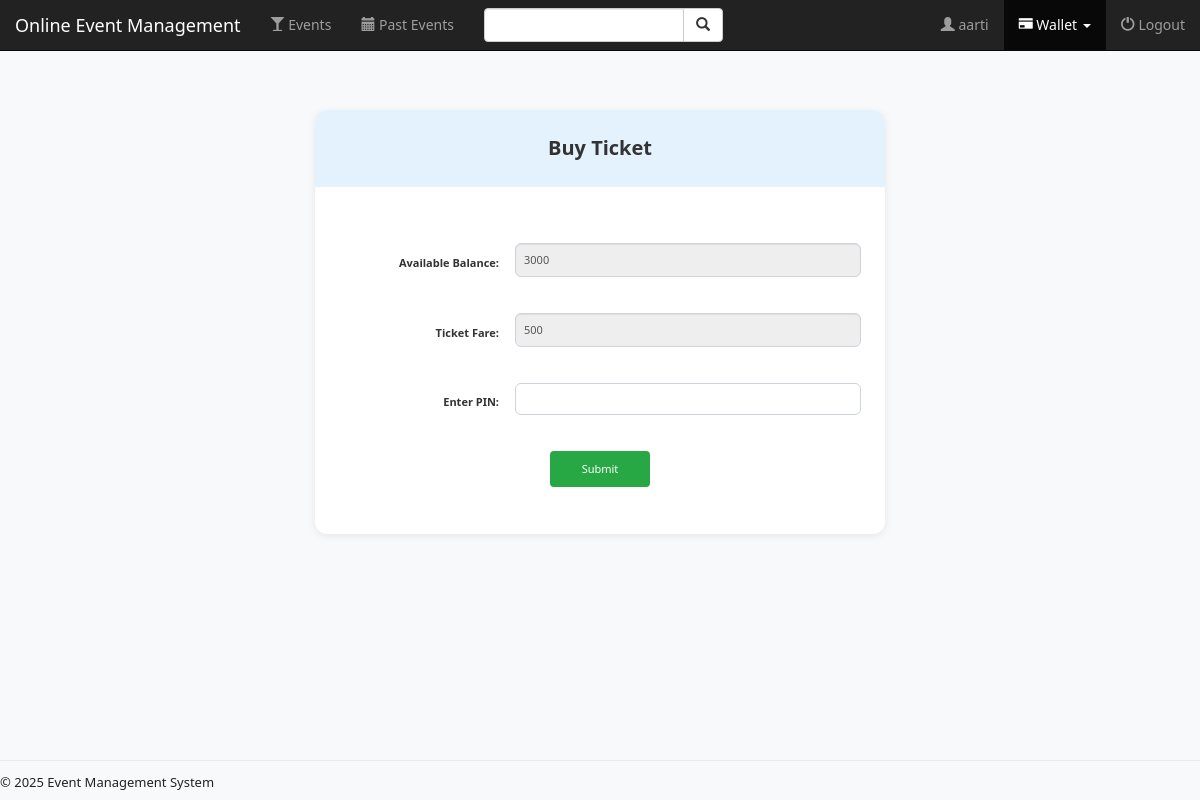
The app's page /event/buy_ticket/1/ (signed in), older data.
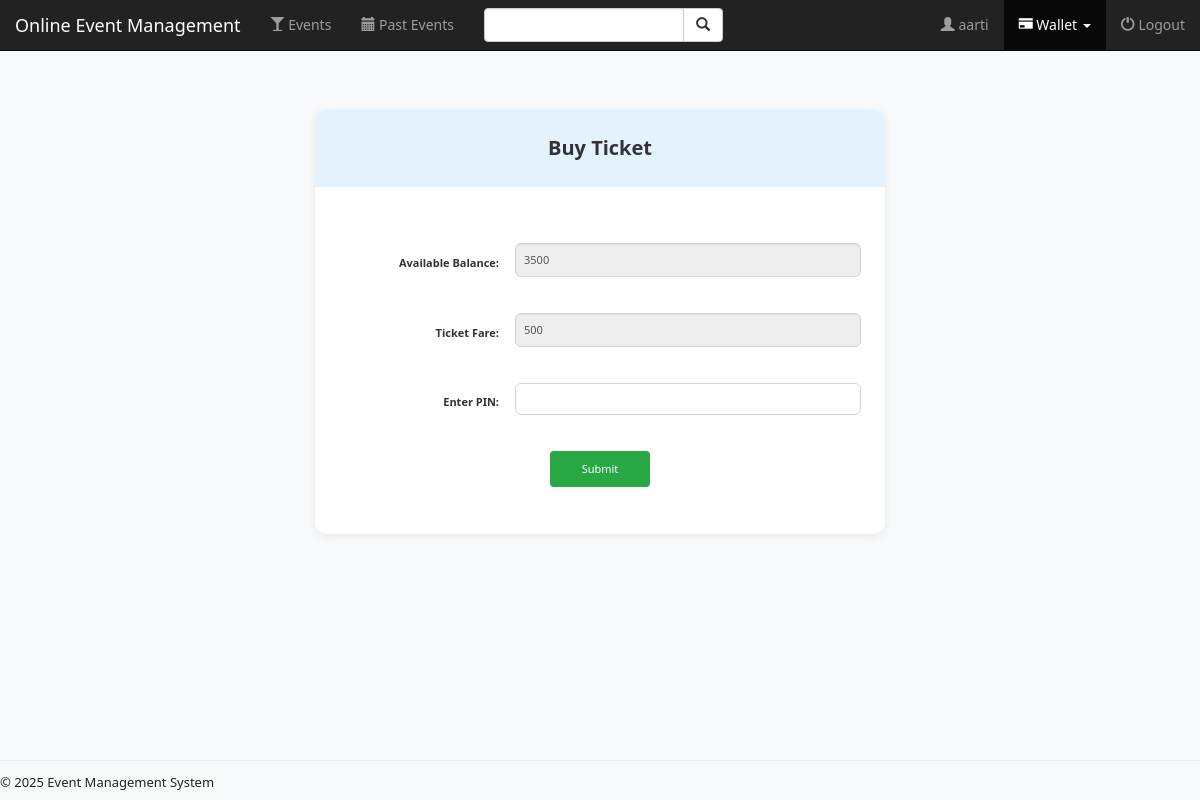
The same page, newer data.
### user/models.py (models this page shows, shortened)
class Profile(models.Model):
    user = models.OneToOneField(User, on_delete=models.CASCADE)
    mobile_number = models.CharField(
        max_length=10,
        unique=True,
        validators=[RegexValidator(regex=r'^\d{10}$', message='Mobile number must be exactly 10 digits.')],
        blank=True,
        null=True
    )
    image = models.ImageField(default='settings.MEDIA_ROOT/default_user.jpg')
    bio = models.TextField(max_length=500, blank=True, null=True)
    address = models.TextField(max_length=500, blank=True, null=True)
    birth_date = models.DateField(blank=True, null=True)
    age = models.IntegerField(blank=True, null=True)
    wallet_pin = models.PositiveIntegerField(null=True)
    wallet_balance = models.PositiveIntegerField(default=0, null=True)

### event/views.py (the view)
# urls.py: re_path(r'^buy_ticket/(?P<pk>[0-9]+)/$', views.buy_ticket, name='buy_ticket'),
def buy_ticket(request, pk):
    user = request.user
    event = Event.objects.get(id=pk)
    profile = Profile.objects.get(user=user)
    if request.method == 'POST':
        form = BuyTicketForm(request.POST)
        if form.is_valid():
            data = form.cleaned_data
            if Ticket.objects.filter(attendee=user, event=event).exists():
                error_message = 'You have already purchased a ticket for this event.'
                return render(request, 'event/buy_ticket.html', {
                    'profile': profile, 'form': form, 'event': event, 'error_message': error_message
                })
            if int(data['pin']) == profile.wallet_pin:
                if event.fare > profile.wallet_balance:
                    error_balance = 'Insufficient balance to buy ticket'
                    return render(request, 'event/buy_ticket.html', {
                        'profile': profile, 'form': form, 'event': event, 'error_balance': error_balance
                    })
                Ticket.objects.create(attendee=user, event=event, flag=True)
                profile.wallet_balance -= event.fare
                owner_profile = Profile.objects.get(user=event.manager)
                owner_profile.wallet_balance += event.fare
                profile.save()
                owner_profile.save()
                amount = event.fare
                WalletTransaction.objects.create(
                    user=user,
                    amount=amount,
                    type=WalletTransaction.Type.DEBIT,
                    purpose=WalletTransaction.Purpose.TICKET_BOOKING,
                    reference=f"Ticket booking for event: '{event.name}', (Manager: {event.manager.username})",
                    event=event
                )
                WalletTransaction.objects.create(
                    user=event.manager,
                    amount=amount,
                    type=WalletTransaction.Type.CREDIT,
                    purpose=WalletTransaction.Purpose.CREDITED_ON_BOOKING,
                    reference=f"Money credited for event: '{event.name}', (Booked by: {user.username})",
                    event=event
                )
                return redirect(reverse('event:detail', kwargs={'pk': event.pk}))
            context = {'profile': profile, 'form': form, 'event': event, 'error_message': 'Invalid Pin!'}
            return render(request, 'event/buy_ticket.html', context)
    else:
        form = BuyTicketForm()
    return render(request, 'event/buy_ticket.html', {'profile': profile, 'form': form, 'event': event})

### event/forms.py
class BuyTicketForm(forms.Form):
    pin = forms.CharField(label='Enter PIN', widget=forms.PasswordInput)

### event/templates/event/buy_ticket.html (shortened to what this page needs)
{% extends 'event/base.html' %}
{% block wallet_active %}active{% endblock %}
{% block body %}
<div class="container event-main-content" style="max-width:600px; margin-top:40px;">
  <div class="card" style="box-shadow:0 2px 8px rgba(0,0,0,0.08); border-radius:12px; background:#fff; padding:0;">
    <div class="form-heading">Buy Ticket</div>
    <div style="padding:32px 24px; border-radius:0 0 12px 12px;">
      <form action="" method="post" style="margin-top:24px;">
        <div class="form-group" style="display:flex; align-items:center; margin-bottom:24px;">
          <label for="wallet_balance" class="control-label" style="font-size:1.1rem; flex:0 0 160px; text-align:right; margin-right:16px;">Available Balance:</label>
          <div style="flex:1;">
            <input type="text" id="wallet_balance" name="wallet_balance" value="{{ profile.wallet_balance }}" readonly class="form-control" style="font-size:1.1rem;">
          </div>
        </div>
        <div class="form-group" style="display:flex; align-items:center; margin-bottom:24px;">
          <label for="ticket_fare" class="control-label" style="font-size:1.1rem; flex:0 0 160px; text-align:right; margin-right:16px;">Ticket Fare:</label>
          <div style="flex:1;">
            <input type="text" id="ticket_fare" name="ticket_fare" value="{{ event.fare }}" readonly class="form-control" style="font-size:1.1rem;">
          </div>
        </div>
        <div class="form-group" style="display:flex; align-items:center; margin-bottom:24px;">
          <label for="pin" class="control-label" style="font-size:1.1rem; flex:0 0 160px; text-align:right; margin-right:16px;">Enter PIN:</label>
          <div style="flex:1;">
            {{ form.pin }}
          </div>
        </div>
        <div class="form-group text-center" style="margin-top:24px;">
          <button type="submit" class="btn btn-success" style="font-size:1.1rem; padding:10px 32px;">Submit</button>
        </div>
      </form>
    </div>
  </div>
{% endblock %}

Row changes from the older to the newer data that the page shows:
changed Profile: wallet_balance "3000" → "3500"
